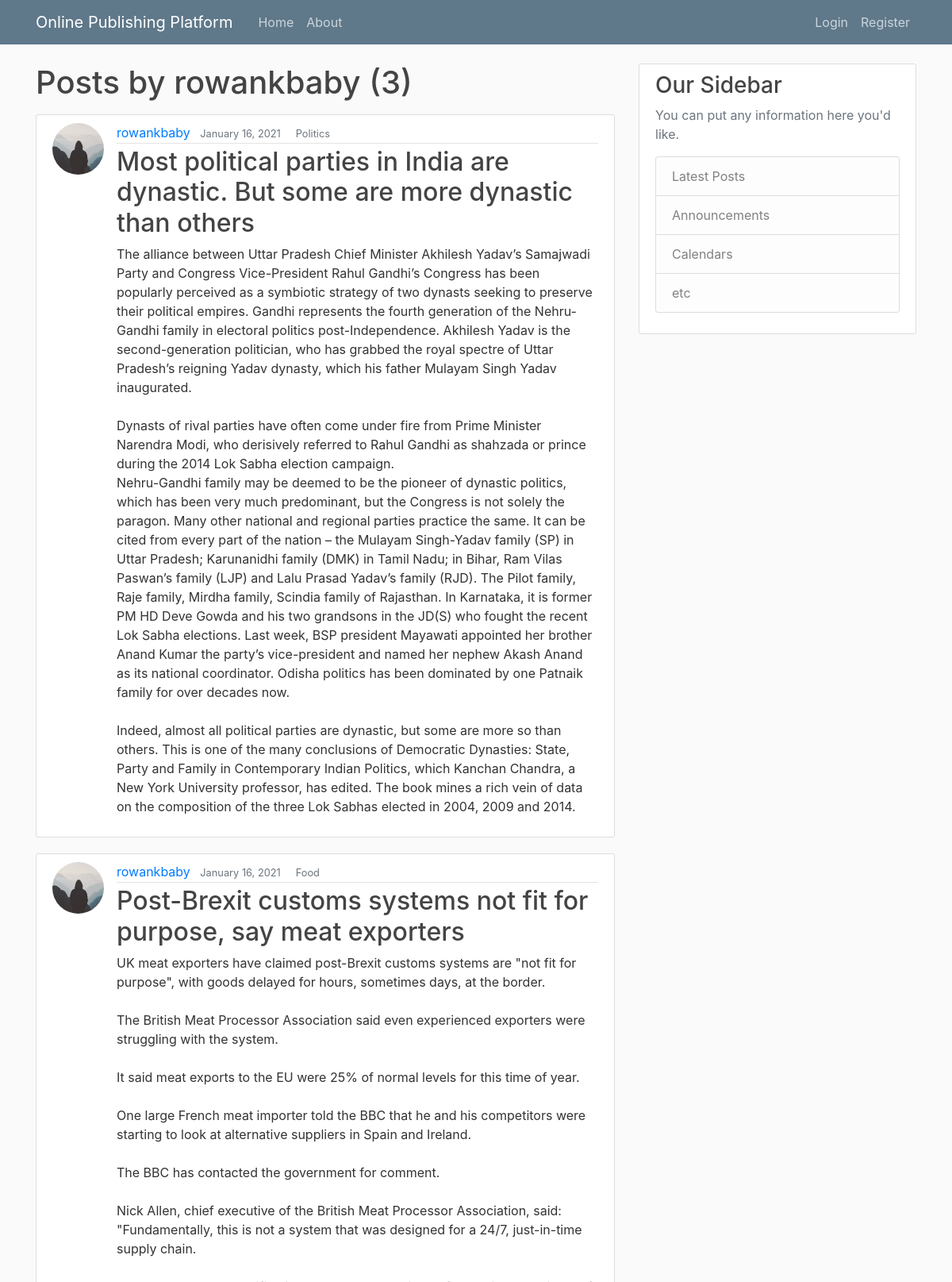
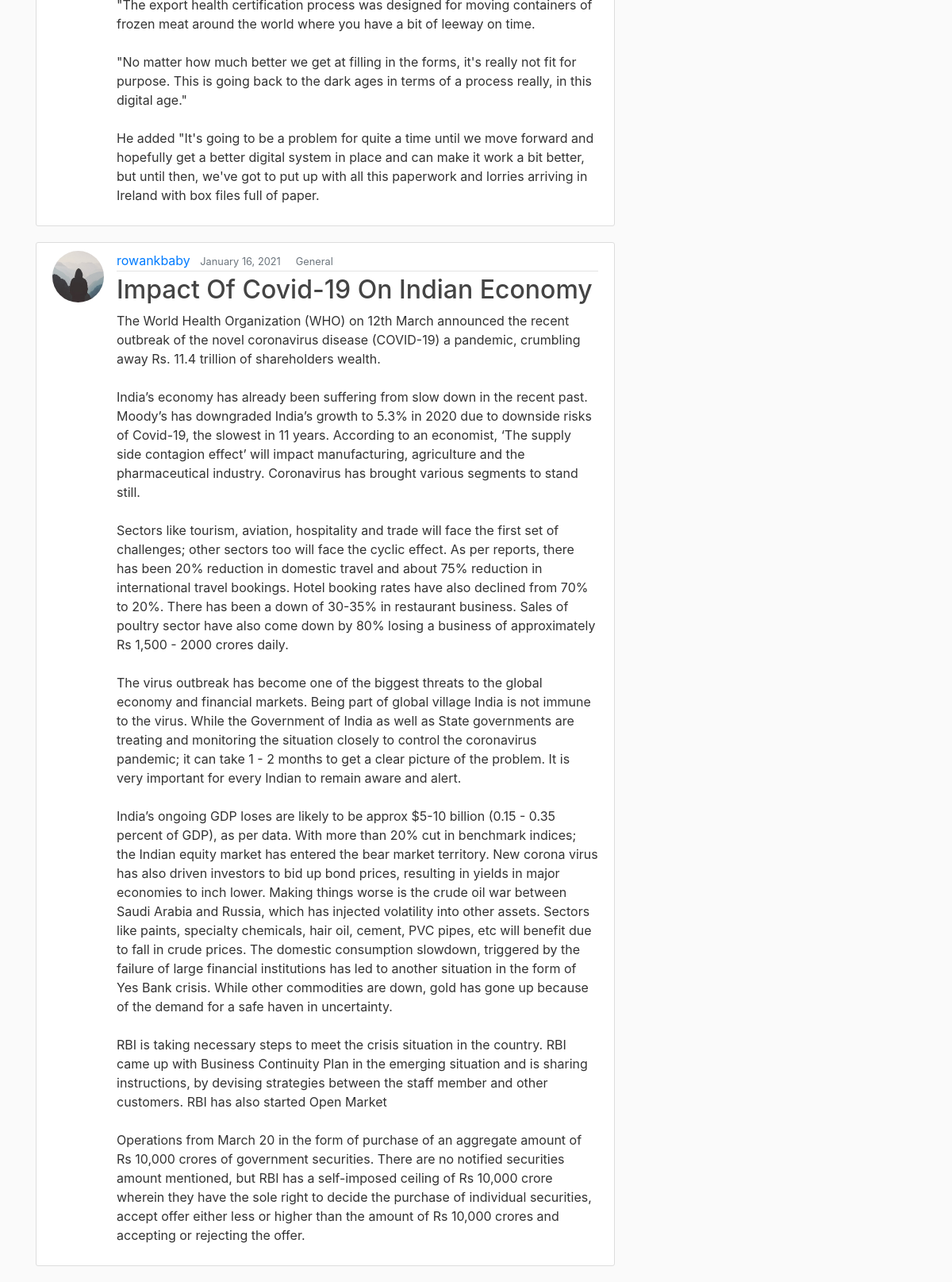
Page /user/rowankbaby on the committed database (2 pictures, top to bottom).
### blog/models.py (models this page shows, shortened)
class Post(models.Model):
    title = models.CharField(max_length=100)
    content = models.TextField()
    category = models.CharField(max_length=20, choices=BLOG_CHOICES, default="General")
    date_posted = models.DateTimeField(default=timezone.now)
    author = models.ForeignKey(User, on_delete=models.CASCADE)

### users/models.py (models this page shows, shortened)
class Profile(models.Model):
    user = models.OneToOneField(User, on_delete=models.CASCADE)
    image = models.ImageField(default='default.jpg', upload_to='profile_pics')

### blog/views.py (the view)
# urls.py: path('user/<str:username>', UserPostListView.as_view(), name='user-posts'),
class UserPostListView(ListView):
    model = Post
    template_name = 'blog/user_posts.html'  # <app>/<model>_<viewtype>.html
    context_object_name = 'posts'
    paginate_by = 5
    def get_queryset(self):
        user = get_object_or_404(User, username=self.kwargs.get('username'))
        return Post.objects.filter(author=user).order_by('-date_posted')

### blog/templates/blog/user_posts.html (shortened to what this page needs)
{% extends "blog/base.html" %}
{% block content %}
    <h1 class="mb-3">Posts by {{ view.kwargs.username }} ({{ page_obj.paginator.count }})</h1>
    {% for post in posts %}
        <article class="media content-section">
          <img class="rounded-circle article-img" src="{{ post.author.profile.image.url }}">
          <div class="media-body">
            <div class="article-metadata">
              <a class="mr-2" href="{% url 'user-posts' post.author.username %}">{{ post.author }}</a>
              <small class="text-muted">{{ post.date_posted|date:"F d, Y" }}&nbsp;&nbsp;&nbsp;&nbsp;</small>
              <small class="text-muted">{{post.category}}</small>
            </div>
            <h2><a class="article-title" href="{% url 'post-detail' post.id %}">{{ post.title }}</a></h2>
            <p class="article-content">{{ post.content }}</p>
          </div>
        </article>
    {% endfor %}
{% endblock content %}

### blog/static/blog/main.css (style rules this page uses)
body { background: #fafafa; color: #333333; margin-top: 5rem; }
h1, h2, h3, h4, h5, h6 { color: #444444; }
.content-section { background: #ffffff; padding: 10px 20px; border: 1px solid #dddddd; border-radius: 3px; margin-bottom: 20px; }
.article-title { color: #444444; }
.article-content { white-space: pre-line; }
.article-img { height: 65px; width: 65px; margin-right: 16px; }
.article-metadata { padding-bottom: 1px; margin-bottom: 4px; border-bottom: 1px solid #e3e3e3 }

### rows in the picture
Post: author.profile.image (placeholder picture), author "rowankbaby", date_posted "January 16, 2021", category "Politics", title "Most political parties in India are dynastic. But some are more dynastic than others", content "The alliance between Uttar Pradesh Chief Minister Akhilesh Yadav’s Samajwadi Party and Congress Vice-President Rahul Gandhi’s Congress has been popularly perceived as a symbiotic strategy of two dynasts seeking to preserve their political empires. Gandhi represents the fourth generation of the Nehru-Gandhi family in electoral politics post-Independence. Akhilesh Yadav is the second-generation politician, who has grabbed the royal spectre of Uttar Pradesh’s reigning Yadav dynasty, which his father Mulayam Singh Yadav inaugurated. Dynasts of rival parties have often come under fire from Prime Minister Narendra Modi, who derisively referred to Rahul Gandhi as shahzada or prince during the 2014…"
Post: author.profile.image (placeholder picture), author "rowankbaby", date_posted "January 16, 2021", category "Food", title "Post-Brexit customs systems not fit for purpose, say meat exporters", content "UK meat exporters have claimed post-Brexit customs systems are \"not fit for purpose\", with goods delayed for hours, sometimes days, at the border. The British Meat Processor Association said even experienced exporters were struggling with the system. It said meat exports to the EU were 25% of normal levels for this time of year. One large French meat importer told the BBC that he and his competitors were starting to look at alternative suppliers in Spain and Ireland. The BBC has contacted the government for comment. Nick Allen, chief executive of the British Meat Processor Association, said: \"Fundamentally, this is not a system that was designed for a 24/7, just-in-time supply chain. \"The…"
Post: author.profile.image (placeholder picture), author "rowankbaby", date_posted "January 16, 2021", category "General", title "Impact Of Covid-19 On Indian Economy", content "The World Health Organization (WHO) on 12th March announced the recent outbreak of the novel coronavirus disease (COVID-19) a pandemic, crumbling away Rs. 11.4 trillion of shareholders wealth. India’s economy has already been suffering from slow down in the recent past. Moody’s has downgraded India’s growth to 5.3% in 2020 due to downside risks of Covid-19, the slowest in 11 years. According to an economist, ‘The supply side contagion effect’ will impact manufacturing, agriculture and the pharmaceutical industry. Coronavirus has brought various segments to stand still. Sectors like tourism, aviation, hospitality and trade will face the first set of challenges; other sectors too will face…"

### other values in the picture
{{ view.kwargs.username }} "rowankbaby"
{{ page_obj.paginator.count }} "3"
